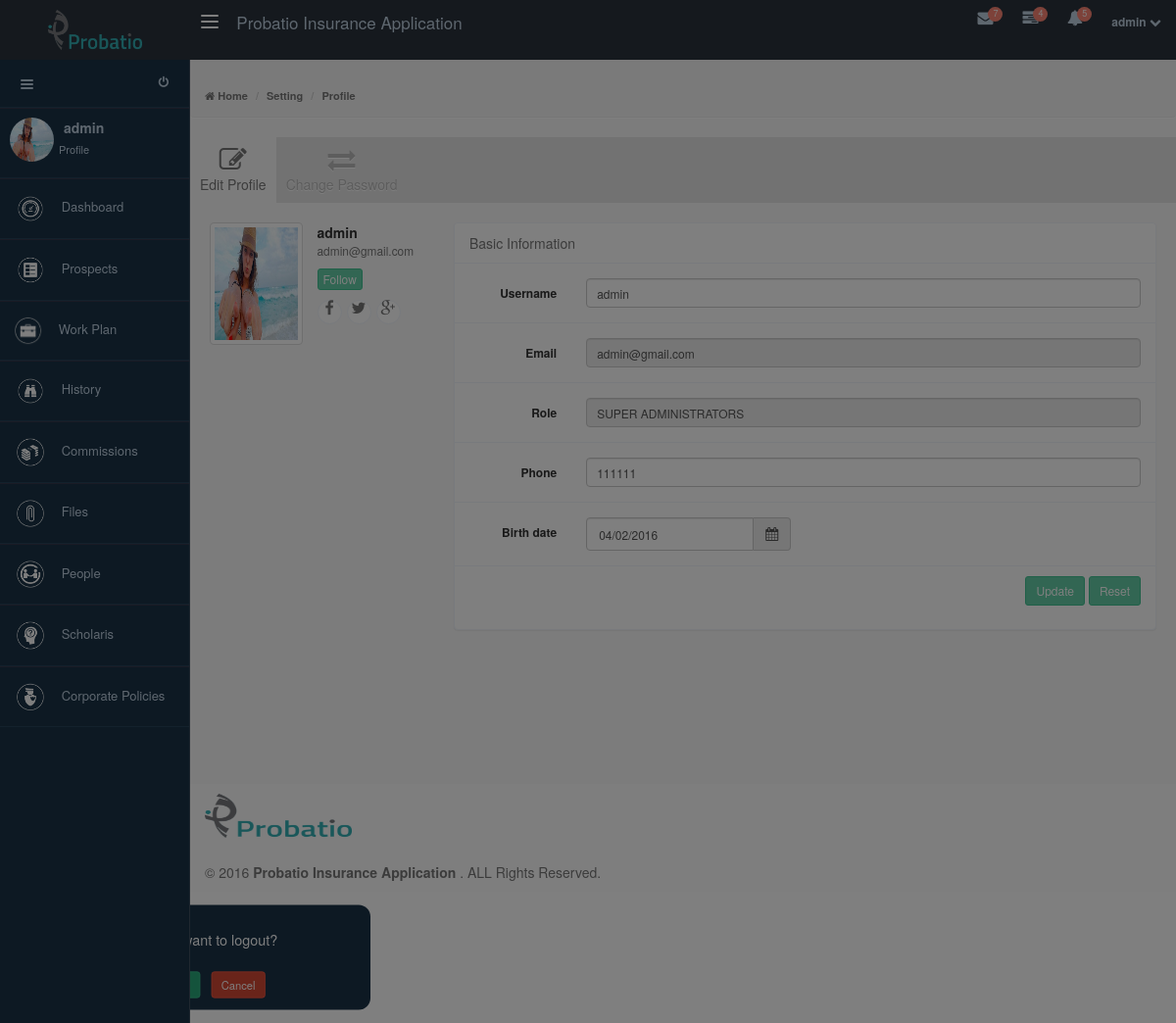
Page /profile.php?s=4 (signed in) on the committed database.
### tables this page shows
CREATE TABLE IF NOT EXISTS `pia_login` (
`id` bigint(20) NOT NULL,
  `username` varchar(350) DEFAULT NULL,
  `password` varchar(350) DEFAULT NULL,
  `email` varchar(500) DEFAULT NULL,
  `agent_id` varchar(500) DEFAULT NULL,
  `role` varchar(500) DEFAULT NULL,
  `phone` varchar(500) DEFAULT NULL,
  `d_o_b` varchar(500) DEFAULT NULL,
  `user_photo` varchar(500) DEFAULT NULL,
  `path` varchar(500) DEFAULT NULL,
  `status` varchar(400) DEFAULT NULL,
  `permissions` varchar(500) DEFAULT NULL,
  `date_time` datetime DEFAULT NULL
);

### connection.php (called while the page is built, shortened)
<?php
function get_record_sql($sql){
    $con = new mysqli("localhost", "root", "", "pia");
    $result = mysqli_query($con, $sql) or die("Error: ".mysqli_error($con));
    $data = array();
    while($row = mysqli_fetch_array($result)) {
        $results =(object)$row;
        $data[]=$results;
        return $data;
    }
}
function get_records_sql($sql){
    if(!empty($sql)){
        $con = new mysqli("localhost", "root", "", "pia");
        $result = mysqli_query($con, $sql) or die("Error: ".mysqli_error($con));
        $data = array();
        while ($row = mysqli_fetch_array($result)) {
            $results =(object)$row;
            $data[]=$results;
            }
   }
    return $data;
}
?>

### profile.php (the view, shortened to what this page needs)
<?php
if(isset($_REQUEST[session_name()])) {
  }else{
    include("connection.php");
 }
echo    '<head>
        <meta charset="utf-8">
        <title>Probatio Admin</title>
        <meta name="viewport" content="width=device-width, initial-scale=1.0">
        <meta name="description" content="">
        <meta name="author" content="">
        <link href="bootstrap/css/bootstrap.min.css" rel="stylesheet">
        <link href="css/font-awesome.min.css" rel="stylesheet">
        <link href="css/merge.css" rel="stylesheet">
        </head>
        <script type="text/javascript">';
?>
function checkpass(str){
    if(str == ""){
        document.getElementById("show").innerHTML = "";
        return;
    }else{
        if(window.XMLHttpRequest){
            xmlhttp = new XMLHttpRequest();
        }else{
            xmlhttp = new ActiveXObject("Microsoft.XMLHTTP");
        }
        xmlhttp.onreadystatechange = function(){
            if (xmlhttp.readyState == 4 && xmlhttp.status == 200) {
                document.getElementById("show").innerHTML = xmlhttp.responseText;
            }
        }
        xmlhttp.open("GET","checkpassword.php?f=1&&q="+str,true);
        xmlhttp.send();
        }
	}
function validation(){
    var phone = document.getElementById("phone");
    var numbers = /^[0-9]+$/;
    if(phone.value.match(numbers)){
          document.form1.phone.focus();
          return true;
    }else{
        alert('Please input numeric values only in phone number');
        document.form1.phone.focus();
        return false;
    }
}
<?php
echo    '</script>
        <script type="text/javascript">';
?>
function myFunction(){
    var pass1 = document.getElementById("pass1").value;
    var pass2 = document.getElementById("pass2").value;
    var ok = true;
    if (pass1 != pass2){
        alert("Passwords Do not match");
        document.getElementById("pass1").style.borderColor = "rgb(52, 208, 227)";
        document.getElementById("pass2").style.borderColor = "#E34234";
        ok = false;
    }else{
    }
    return ok;
}
<?php
echo    '</script>
        <body class="overflow-hidden">
        ';
include("overlay.php");
echo    '
        <div id="wrapper" class="preload">
        ';
include("topbar.php");
include("leftsidebar.php");
echo    '
        <div id="main-container">
		<div id="breadcrumb">
		<ul class="breadcrumb"><br /><br />
		<li><i class="fa fa-home"></i><a href="dashboard.php"> Home</a></li>
		<li>Setting</li>
		<li class="active">Profile</li>
		</ul>
		</div>
		<ul class="tab-bar grey-tab">
		<li class="active">
		<a href="#edit" data-toggle="tab">
		<span class="block text-center">
		<i class="fa fa-edit fa-2x"></i>
		</span>
		Edit Profile
		</a>
		</li>
		<li>
		<a href="#message" data-toggle="tab">
		<span class="block text-center">
		<i class="fa fa-exchange fa-2x"></i>
		</span>
		Change Password
		</a>
		</li>
		</ul>';
$user=$_SESSION['user'];
$users=get_records_sql("select * from pia_login where email='$user'");
foreach ($users as $usr){
    $effectivedate= $usr->d_o_b;
	$effectivedate = str_replace('-', '/', $effectivedate);
	$effectivedate = date('d/m/Y', strtotime($effectivedate));
echo    '<div class="padding-md">
		<div class="row">
		<div class="col-md-3 col-sm-3">
		<div class="row">
		<div class="col-xs-6 col-sm-12 col-md-6 text-center" >
		<a href="#" class="image-wrapper gallery-zoom cboxElement">
		<img src="'.$usr->path.'" alt="User Avatar" style="height: 125px;" class="img-thumbnail">
		</a>
        <div class="seperator"></div>
		<div class="seperator"></div>
		</div>
		<div class="col-xs-6 col-sm-12 col-md-6" style="padding: 0px ! important;">
		<strong class="font-14">'.$usr->username.'</strong>
		<small class="block text-muted">
        '.$usr->email.'
		</small>
		<div class="seperator"></div>
		<a class="btn btn-success btn-xs m-bottom-sm">Follow</a>
		<div class="seperator"></div>
		<a href="#" class="social-connect tooltip-test facebook-hover pull-left m-right-xs" data-toggle="tooltip" data-original-title="Facebook"><i class="fa fa-facebook"></i></a>
		<a href="#" class="social-connect tooltip-test twitter-hover pull-left m-right-xs" data-toggle="tooltip" data-original-title="Twitter"><i class="fa fa-twitter"></i></a>
		<a href="#" class="social-connect tooltip-test google-plus-hover pull-left" data-toggle="tooltip" data-original-title="Google Plus"><i class="fa fa-google-plus"></i></a>
		<div class="seperator"></div>
		<div class="seperator"></div>
		</div>
		</div>
		</div>
		<div class="col-md-9 col-sm-9">
		<div class="tab-content">
		<div class="tab-pane fade in active" id="edit">
		<div class="panel panel-default">
		<form name="form1" class="form-horizontal form-border" action="update_profile.php" onSubmit="return validation()">
		<div class="panel-heading">
		Basic Information
		</div>
		<div class="panel-body">
		<div class="form-group">
		<label class="control-label col-md-2">Username</label>
		<div class="col-md-10">
        <input type="hidden" placeholder="Full name" value="'.$usr->id.'" class="form-control input-sm parsley-validated " data-required="true" name="id">
		<input type="text" class="form-control input-sm" placeholder="Username" name="user_name" value="'.$usr->username.'">
		</div>
		</div>
		<div class="form-group">
		<label class="control-label col-md-2">Email</label>
		<div class="col-md-10">
		<input type="email" name="email" readonly class="form-control input-sm" value="'.$usr->email.'">
		</div>
		</div>
        <div class="form-group">
		<label class="control-label col-md-2">Role</label>
		<div class="col-md-10">
		<input type="text" name="role" readonly class="form-control input-sm" value="'.$usr->role.'">
		</div>
		</div>
		<div class="form-group">
		<label class="control-label col-md-2">Phone</label>
		<div class="col-md-10">
		<input type="text" name="phone" id="phone" class="form-control input-sm" value="'.$usr->phone.'">
		</div>
		</div>
        <div class="form-group">
		<label class="control-label col-md-2">Birth date </label>
        <div class="col-md-10">
        <div class="input-group">
		<input type="text" required  name="dob"  class="datepicker form-control" value="'.$effectivedate.'">
		<span class="input-group-addon"><i class="fa fa-calendar"></i></span>
		</div>
        </div>
        </div>
        </div>
		<div class="panel-footer">
		<div class="text-right">
		<button class="btn btn-sm btn-success">Update</button>
		<button class="btn btn-sm btn-success" type="reset">Reset</button>
		</div>
		</div>
		</form>
		</div>
		</div>
        <input type="hidden" placeholder="Full name" value="'.$usr->id.'" class="form-control input-sm parsley-validated " data-required="true" name="id">
		</div>
		</div>
		</div>
		</div>';
    }
echo    '</div>
        </div>
        <a href="#" id="scroll-to-top" class="hidden-print"><i class="fa fa-chevron-up"></i></a>
        ';
include("footer.php");
echo    '
        <script src="js/jquery-1.10.2.min.js"></script>
        <script src="bootstrap/js/bootstrap.min.js"></script>
        <script src="js/chosen.jquery.min.js"></script>
        <script src="js/jquery.maskedinput.min.js"></script>
        <script src="js/bootstrap-datepicker.min.js"></script>
        <script src="js/bootstrap-timepicker.min.js"></script>
        <script src="js/bootstrap-slider.min.js"></script>
        <script src="js/jquery.tagsinput.min.js"></script>
        <script src="js/wysihtml5-0.3.0.min.js"></script>
        <script src="js/uncompressed/bootstrap-wysihtml5.js"></script>
        <script src="js/dropzone.min.js"></script>
        <script src="js/modernizr.min.js"></script>
        <script src="js/pace.min.js"></script>
        <script src="js/jquery.popupoverlay.min.js"></script>
        <script src="js/jquery.slimscroll.min.js"></script>
        <script src="js/jquery.cookie.min.js"></script>
        <script src="js/endless/endless_form.js"></script>
        <script src="js/endless/endless.js"></script>
        <script src="js/jquery.dataTables.min.js"></script>
        </body>
        </html>';
?>

### topbar.php (shortened to what this page needs)
<?php
$user=$_SESSION['user'];
$users=get_record_sql("select * from pia_login where email='$user'");
echo    '
        <link href="bootstrap/css/bootstrap.min.css" rel="stylesheet">
        <link href="css/font-awesome.min.css" rel="stylesheet">
	<link href="css/merge.css" rel="stylesheet">
    <div id="top-nav" class="fixed skin-6"> <a href="#" style="width:194px;" class="brand"><span class="text-toggle"><img style="padding: 10px;" src="img/Probatio-Large.png" width="60%" height="Auto"></span></a>
    <button type="button" class="navbar-toggle pull-left hide-menu" id="menuToggle"> <span class="icon-bar"></span> <span class="icon-bar"></span> <span class="icon-bar"></span> </button>
    <a href="dashboard.php" class="brand"> <span>Probatio Insurance Application</span> </a>
    <ul class="nav-notification clearfix">
      <li class="dropdown"> <a class="dropdown-toggle" data-toggle="dropdown" href="#"> <i class="fa fa-envelope fa-lg"></i> <span class="notification-label bounceIn animation-delay4">7</span> </a>
      </li>
      <li class="dropdown hidden-xs"> <a href="#" class="dropdown-toggle" data-toggle="dropdown"> <i class="fa fa-tasks fa-lg"></i> <span class="notification-label bounceIn animation-delay5">4</span> </a>
      </li>
      <li class="dropdown"> <a class="dropdown-toggle" data-toggle="dropdown" href="#"> <i class="fa fa-bell fa-lg"></i> <span class="notification-label bounceIn animation-delay6">5</span> </a>
      </li>
        <li class="profile dropdown"> <a class="dropdown-toggle" data-toggle="dropdown" href="#"> <strong>';
echo    $users[0]->username;
echo    '</strong> <span><i class="fa fa-chevron-down"></i></span> </a>
        <ul class="dropdown-menu">
        <li> <a class="clearfix" href="#"> <img src="';
echo    '"alt="User Avatar">
        <div class="detail"> <strong>';
echo    '</strong><span style="color: rgb(21, 126, 183);">&nbsp;&nbsp;(';
echo    ')</span><p class="grey">';
echo    '</p></div></a></li>
        <li><a tabindex="-1" href="profile.php" class="main-link"><i class="fa fa-edit fa-lg"></i> My profile</a></li>
        <li><a tabindex="-1" href="user_list.php" class="theme-setting"><i class="fa fa-cog fa-lg"></i> Setting</a></li>
        <li class="divider"></li>
        <li><a tabindex="-1" class="main-link logoutConfirm_open" href="#logoutConfirm"><i class="fa fa-lock fa-lg"></i>Log out</a></li>
        </ul>
      </li>
    </ul>
  </div>';
 ?>

### leftsidebar.php (shortened to what this page needs)
<?php
$user=$_SESSION['user'];
$users=get_record_sql("select * from pia_login where email='$user'");
$permissions=$users[0]->permissions;
$permission = explode(',',$permissions);
echo   '<aside class="fixed skin-6">';
echo   '<div class="sidebar-inner scrollable-sidebar">
        <div class="size-toggle">';
echo    '<br /><a class="btn btn-sm" id="sizeToggle">
        <span class="icon-bar"></span>
        <span class="icon-bar"></span>
        <span class="icon-bar"></span></a>
        <a class="btn btn-sm pull-right logoutConfirm_open"  href="#logoutConfirm">
        <i class="fa fa-power-off"></i> </a>';
echo    '</div>
        <div class="user-block clearfix"> <img src="';
echo    $users[0]->path;
echo    '"alt="User Avatar">
        <div class="detail"> <strong>';
echo    $users[0]->username;
echo    '</strong>
        <ul class="list-inline">
        <li><a href="profile.php">Profile</a></li>
        </ul></div>
        </div>
        <div class="main-menu">
        <ul>';
if(in_array("Dashboard", $permission)){
echo       '<li class=""> <a href="dashboard.php"> <span class="menu-icon"> <img style="width: 36px;" src="img/Dashboard.png"  /> </span> <span class="text"> Dashboard </span> <span class="menu-hover"></span> </a> </li>';
}
if(in_array("Prospects", $permission)){
echo    ' <li class=""> <a href="prospects.php"> <span class="menu-icon"> <img style="width: 36px;" src="img/Prospects 3.png"  /> </span> <span class="text"> Prospects </span> <span class="menu-hover"></span> </a> </li>';
}
		if (in_array("Work Plan", $permission)){
echo        '<li> <a href="workplan.php"> <span class="menu-icon"> <img style="width: 33px; " src="img/New Icons/Work Plan.png"  /> </span> <span class="text"> Work Plan</span> <span class="menu-hover"></span> </a></li>';
}
if (in_array("History", $permission)){
echo        '<li > <a href="history.php"> <span class="menu-icon"> <img style=" width: 36px;" src="img/History.png"  />  </span> <span class="text">History</span> <span class="menu-hover"></span> </a></li>';
}
if (in_array("Commissions", $permission)){
echo        '<li> <a href="#"> <span class="menu-icon"> <img style=" width: 36px;" src="img/Commissions.png"  /> </span> <span class="text"> Commissions </span> <span class="menu-hover"></span> </a> </li>';
}
if (in_array("Document Management", $permission)){
echo        '<li> <a href="files.php"> <span class="menu-icon"><img style=" width: 36px;" src="img/Last icon.png"  />  </span> <span class="text">Files </span> <span class="menu-hover"></span> </a> </li>';
}
if (in_array("People", $permission)){
echo        '<li> <a href="people.php"> <span class="menu-icon">  <img style=" width: 36px;" src="img/People.png"  />  </span> <span class="text"> People </span> <span class="menu-hover"></span> </a></li>';
}
if (in_array("Scholaris", $permission)){
echo    '<li> <a href="user_management.php"> <span class="menu-icon">  <img style="width: 36px;" src="img/Scholaris.png"  /></span> <span class="text"> Scholaris </span><span class="menu-hover"></span> </a> </li>';
}
echo    '<li class="openable"> <a href="#"> <span class="menu-icon">  <img style="width: 36px;" src="img/Corporate Policies.png"  /></span> <span class="text"> Corporate Policies </span> <span class="menu-hover"></span> </a>';
echo        '</div>
            </div>
            </aside>';
?>

### rows in the picture
pia_login: username "admin", path (picture), email "admin@gmail.com", user_name "admin", role "SUPER ADMINISTRATORS", phone "111111", dob "04/02/2016"
